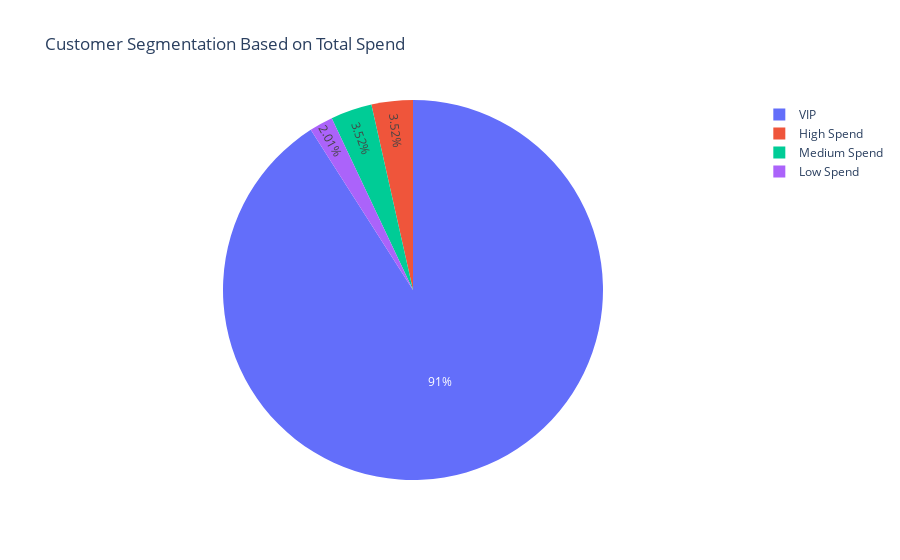

The cell this chart's notebook holds for it:
### Code cell
customer_spend = transactions_data.groupby('CustomerID')['TotalValue'].sum().reset_index()

customer_spend['Segment'] = pd.cut(customer_spend['TotalValue'], bins=[0, 300, 800, 1000, float('inf')], 
                                    labels=['Low Spend', 'Medium Spend', 'High Spend', 'VIP'])

# Plot the distribution of customer segments
fig = px.pie(customer_spend, names='Segment', title='Customer Segmentation Based on Total Spend')
fig.show()

### Figure 1 — Plotly figure (JSON) as saved in the notebook; plotly's stock layout.template omitted (floating-point values rounded to 4 significant figures; data arrays with more than 128 entries replaced by an {"elided": "..."} marker saying what was removed)
{"data": [{"domain": {"x": [0, 1], "y": [0, 1]}, "hovertemplate": "Segment=%{label}<extra></extra>", "labels": {"elided": "199 str values"}, "legendgroup": "", "name": "", "showlegend": true, "type": "pie"}], "layout": {"autosize": true, "legend": {"tracegroupgap": 0}, "title": {"text": "Customer Segmentation Based on Total Spend"}}}
